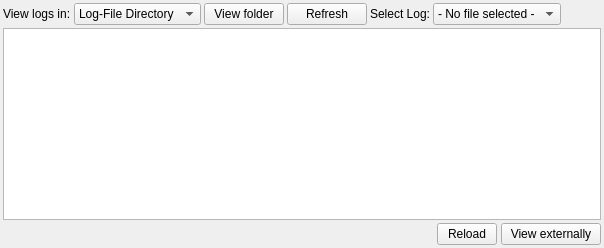
        <widget class="QWidget" name="tab_Logs">
         <attribute name="title">
          <string>Lo&amp;gs</string>
         </attribute>
         <layout class="QVBoxLayout" name="verticalLayout_5">
          <property name="spacing">
           <number>3</number>
          </property>
          <property name="leftMargin">
           <number>3</number>
          </property>
          <property name="topMargin">
           <number>3</number>
          </property>
          <property name="rightMargin">
           <number>3</number>
          </property>
          <property name="bottomMargin">
           <number>3</number>
          </property>
          <item>
           <layout class="QHBoxLayout" name="horizontalLayout_10">
            <property name="spacing">
             <number>3</number>
            </property>
            <item>
             <widget class="QLabel" name="label_21">
              <property name="maximumSize">
               <size>
                <width>150</width>
                <height>16777215</height>
               </size>
              </property>
              <property name="text">
               <string>View logs in:</string>
              </property>
             </widget>
            </item>
            <item>
             <widget class="QComboBox" name="combo_LogDirectory">
              <property name="maximumSize">
               <size>
                <width>150</width>
                <height>16777215</height>
               </size>
              </property>
              <property name="currentIndex">
               <number>1</number>
              </property>
              <item>
               <property name="text">
                <string>Current Directory</string>
               </property>
              </item>
              <item>
               <property name="text">
                <string>Log-File Directory</string>
               </property>
              </item>
             </widget>
            </item>
            <item>
             <widget class="QPushButton" name="btn_LogViewFolder">
              <property name="maximumSize">
               <size>
                <width>150</width>
                <height>16777215</height>
               </size>
              </property>
              <property name="text">
               <string>View folder</string>
              </property>
             </widget>
            </item>
            <item>
             <widget class="QPushButton" name="btn_LogRefresh">
              <property name="maximumSize">
               <size>
                <width>150</width>
                <height>16777215</height>
               </size>
              </property>
              <property name="text">
               <string>Refresh</string>
              </property>
             </widget>
            </item>
            <item>
             <widget class="QLabel" name="label_25">
              <property name="maximumSize">
               <size>
                <width>150</width>
                <height>16777215</height>
               </size>
              </property>
              <property name="text">
               <string>Select Log:</string>
              </property>
             </widget>
            </item>
            <item>
             <widget class="QComboBox" name="combo_LogFile">
              <property name="sizePolicy">
               <sizepolicy hsizetype="MinimumExpanding" vsizetype="Fixed">
                <horstretch>0</horstretch>
                <verstretch>0</verstretch>
               </sizepolicy>
              </property>
              <property name="maximumSize">
               <size>
                <width>16777215</width>
                <height>16777215</height>
               </size>
              </property>
              <property name="currentIndex">
               <number>0</number>
              </property>
              <item>
               <property name="text">
                <string>- No file selected -</string>
               </property>
              </item>
             </widget>
            </item>
            <item>
             <spacer name="horizontalSpacer_11">
              <property name="orientation">
               <enum>Qt::Horizontal</enum>
              </property>
              <property name="sizeHint" stdset="0">
               <size>
                <width>40</width>
                <height>20</height>
               </size>
              </property>
             </spacer>
            </item>
           </layout>
          </item>
          <item>
           <layout class="QVBoxLayout" name="verticalLayout_16">
            <property name="spacing">
             <number>3</number>
            </property>
            <item>
             <widget class="QPlainTextEdit" name="text_LogData">
              <property name="undoRedoEnabled">
               <bool>false</bool>
              </property>
              <property name="readOnly">
               <bool>true</bool>
              </property>
             </widget>
            </item>
            <item>
             <layout class="QHBoxLayout" name="horizontalLayout_13">
              <property name="spacing">
               <number>4</number>
              </property>
              <property name="topMargin">
               <number>0</number>
              </property>
              <item>
               <widget class="QLabel" name="label_LogInfo">
                <property name="text">
                 <string/>
                </property>
               </widget>
              </item>
              <item>
               <widget class="QPushButton" name="btn_ReloadLog">
                <property name="maximumSize">
                 <size>
                  <width>60</width>
                  <height>16777215</height>
                 </size>
                </property>
                <property name="text">
                 <string>Reload</string>
                </property>
               </widget>
              </item>
              <item>
               <widget class="QPushButton" name="btn_LogViewExternal">
                <property name="maximumSize">
                 <size>
                  <width>100</width>
                  <height>16777215</height>
                 </size>
                </property>
                <property name="text">
                 <string>View externally</string>
                </property>
               </widget>
              </item>
             </layout>
            </item>
           </layout>
          </item>
         </layout>
        </widget>
